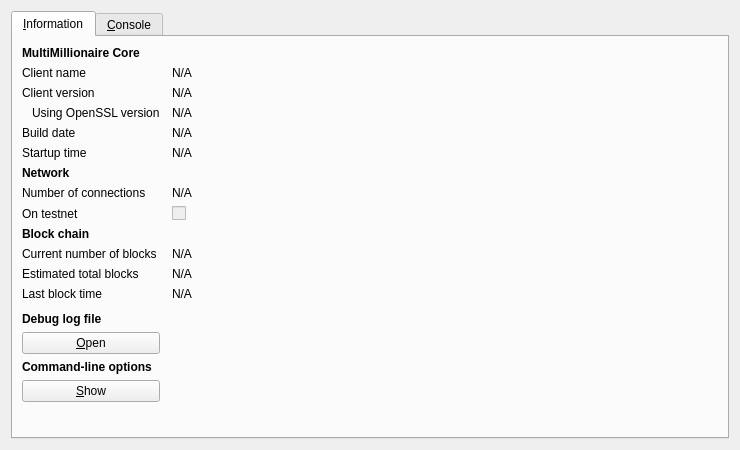
<?xml version="1.0" encoding="UTF-8"?>
<ui version="4.0">
 <class>RPCConsole</class>
 <widget class="QDialog" name="RPCConsole">
  <property name="geometry">
   <rect>
    <x>0</x>
    <y>0</y>
    <width>740</width>
    <height>450</height>
   </rect>
  </property>
  <property name="windowTitle">
   <string>MultiMillionaire - Debug window</string>
  </property>
  <layout class="QVBoxLayout" name="verticalLayout_2">
   <item>
    <widget class="QTabWidget" name="tabWidget">
     <property name="currentIndex">
      <number>0</number>
     </property>
     <widget class="QWidget" name="tab_info">
      <attribute name="title">
       <string>&amp;Information</string>
      </attribute>
      <layout class="QGridLayout" name="gridLayout" columnstretch="0,1">
       <property name="horizontalSpacing">
        <number>12</number>
       </property>
       <item row="0" column="0">
        <widget class="QLabel" name="label_9">
         <property name="font">
          <font>
           <weight>75</weight>
           <bold>true</bold>
          </font>
         </property>
         <property name="text">
          <string>MultiMillionaire Core</string>
         </property>
        </widget>
       </item>
       <item row="1" column="0">
        <widget class="QLabel" name="label_5">
         <property name="text">
          <string>Client name</string>
         </property>
        </widget>
       </item>
       <item row="1" column="1">
        <widget class="QLabel" name="clientName">
         <property name="cursor">
          <cursorShape>IBeamCursor</cursorShape>
         </property>
         <property name="text">
          <string>N/A</string>
         </property>
         <property name="textFormat">
          <enum>Qt::PlainText</enum>
         </property>
         <property name="textInteractionFlags">
          <set>Qt::LinksAccessibleByMouse|Qt::TextSelectableByKeyboard|Qt::TextSelectableByMouse</set>
         </property>
        </widget>
       </item>
       <item row="2" column="0">
        <widget class="QLabel" name="label_6">
         <property name="text">
          <string>Client version</string>
         </property>
        </widget>
       </item>
       <item row="2" column="1">
        <widget class="QLabel" name="clientVersion">
         <property name="cursor">
          <cursorShape>IBeamCursor</cursorShape>
         </property>
         <property name="text">
          <string>N/A</string>
         </property>
         <property name="textFormat">
          <enum>Qt::PlainText</enum>
         </property>
         <property name="textInteractionFlags">
          <set>Qt::LinksAccessibleByMouse|Qt::TextSelectableByKeyboard|Qt::TextSelectableByMouse</set>
         </property>
        </widget>
       </item>
       <item row="3" column="0">
        <widget class="QLabel" name="label_14">
         <property name="text">
          <string>Using OpenSSL version</string>
         </property>
         <property name="indent">
          <number>10</number>
         </property>
        </widget>
       </item>
       <item row="3" column="1">
        <widget class="QLabel" name="openSSLVersion">
         <property name="cursor">
          <cursorShape>IBeamCursor</cursorShape>
         </property>
         <property name="text">
          <string>N/A</string>
         </property>
         <property name="textFormat">
          <enum>Qt::PlainText</enum>
         </property>
         <property name="textInteractionFlags">
          <set>Qt::LinksAccessibleByMouse|Qt::TextSelectableByKeyboard|Qt::TextSelectableByMouse</set>
         </property>
        </widget>
       </item>
       <item row="4" column="0">
        <widget class="QLabel" name="label_12">
         <property name="text">
          <string>Build date</string>
         </property>
        </widget>
       </item>
       <item row="4" column="1">
        <widget class="QLabel" name="buildDate">
         <property name="cursor">
          <cursorShape>IBeamCursor</cursorShape>
         </property>
         <property name="text">
          <string>N/A</string>
         </property>
         <property name="textFormat">
          <enum>Qt::PlainText</enum>
         </property>
         <property name="textInteractionFlags">
          <set>Qt::LinksAccessibleByMouse|Qt::TextSelectableByKeyboard|Qt::TextSelectableByMouse</set>
         </property>
        </widget>
       </item>
       <item row="5" column="0">
        <widget class="QLabel" name="label_13">
         <property name="text">
          <string>Startup time</string>
         </property>
        </widget>
       </item>
       <item row="5" column="1">
        <widget class="QLabel" name="startupTime">
         <property name="cursor">
          <cursorShape>IBeamCursor</cursorShape>
         </property>
         <property name="text">
          <string>N/A</string>
         </property>
         <property name="textFormat">
          <enum>Qt::PlainText</enum>
         </property>
         <property name="textInteractionFlags">
          <set>Qt::LinksAccessibleByMouse|Qt::TextSelectableByKeyboard|Qt::TextSelectableByMouse</set>
         </property>
        </widget>
       </item>
       <item row="6" column="0">
        <widget class="QLabel" name="label_11">
         <property name="font">
          <font>
           <weight>75</weight>
           <bold>true</bold>
          </font>
         </property>
         <property name="text">
          <string>Network</string>
         </property>
        </widget>
       </item>
       <item row="7" column="0">
        <widget class="QLabel" name="label_7">
         <property name="text">
          <string>Number of connections</string>
         </property>
        </widget>
       </item>
       <item row="7" column="1">
        <widget class="QLabel" name="numberOfConnections">
         <property name="cursor">
          <cursorShape>IBeamCursor</cursorShape>
         </property>
         <property name="text">
          <string>N/A</string>
         </property>
         <property name="textFormat">
          <enum>Qt::PlainText</enum>
         </property>
         <property name="textInteractionFlags">
          <set>Qt::LinksAccessibleByMouse|Qt::TextSelectableByKeyboard|Qt::TextSelectableByMouse</set>
         </property>
        </widget>
       </item>
       <item row="8" column="0">
        <widget class="QLabel" name="label_8">
         <property name="text">
          <string>On testnet</string>
         </property>
        </widget>
       </item>
       <item row="8" column="1">
        <widget class="QCheckBox" name="isTestNet">
         <property name="enabled">
          <bool>false</bool>
         </property>
         <property name="text">
          <string/>
         </property>
        </widget>
       </item>
       <item row="9" column="0">
        <widget class="QLabel" name="label_10">
         <property name="font">
          <font>
           <weight>75</weight>
           <bold>true</bold>
          </font>
         </property>
         <property name="text">
          <string>Block chain</string>
         </property>
        </widget>
       </item>
       <item row="10" column="0">
        <widget class="QLabel" name="label_3">
         <property name="text">
          <string>Current number of blocks</string>
         </property>
        </widget>
       </item>
       <item row="10" column="1">
        <widget class="QLabel" name="numberOfBlocks">
         <property name="cursor">
          <cursorShape>IBeamCursor</cursorShape>
         </property>
         <property name="text">
          <string>N/A</string>
         </property>
         <property name="textFormat">
          <enum>Qt::PlainText</enum>
         </property>
         <property name="textInteractionFlags">
          <set>Qt::LinksAccessibleByMouse|Qt::TextSelectableByKeyboard|Qt::TextSelectableByMouse</set>
         </property>
        </widget>
       </item>
       <item row="11" column="0">
        <widget class="QLabel" name="label_4">
         <property name="text">
          <string>Estimated total blocks</string>
         </property>
        </widget>
       </item>
       <item row="11" column="1">
        <widget class="QLabel" name="totalBlocks">
         <property name="cursor">
          <cursorShape>IBeamCursor</cursorShape>
         </property>
         <property name="text">
          <string>N/A</string>
         </property>
         <property name="textFormat">
          <enum>Qt::PlainText</enum>
         </property>
         <property name="textInteractionFlags">
          <set>Qt::LinksAccessibleByMouse|Qt::TextSelectableByKeyboard|Qt::TextSelectableByMouse</set>
         </property>
        </widget>
       </item>
       <item row="12" column="0">
        <widget class="QLabel" name="label_2">
         <property name="text">
          <string>Last block time</string>
         </property>
        </widget>
       </item>
       <item row="12" column="1">
        <widget class="QLabel" name="lastBlockTime">
         <property name="cursor">
          <cursorShape>IBeamCursor</cursorShape>
         </property>
         <property name="text">
          <string>N/A</string>
         </property>
         <property name="textFormat">
          <enum>Qt::PlainText</enum>
         </property>
         <property name="textInteractionFlags">
          <set>Qt::LinksAccessibleByMouse|Qt::TextSelectableByKeyboard|Qt::TextSelectableByMouse</set>
         </property>
        </widget>
       </item>
       <item row="13" column="0">
        <spacer name="verticalSpacer_2">
         <property name="orientation">
          <enum>Qt::Vertical</enum>
         </property>
         <property name="sizeHint" stdset="0">
          <size>
           <width>20</width>
           <height>20</height>
          </size>
         </property>
        </spacer>
       </item>
       <item row="14" column="0">
        <widget class="QLabel" name="labelDebugLogfile">
         <property name="font">
          <font>
           <weight>75</weight>
           <bold>true</bold>
          </font>
         </property>
         <property name="text">
          <string>Debug log file</string>
         </property>
        </widget>
       </item>
       <item row="15" column="0">
        <widget class="QPushButton" name="openDebugLogfileButton">
         <property name="toolTip">
          <string>Open the MultiMillionaire debug log file from the current data directory. This can take a few seconds for large log files.</string>
         </property>
         <property name="text">
          <string>&amp;Open</string>
         </property>
         <property name="autoDefault">
          <bool>false</bool>
         </property>
        </widget>
       </item>
       <item row="16" column="0">
        <widget class="QLabel" name="labelCLOptions">
         <property name="font">
          <font>
           <weight>75</weight>
           <bold>true</bold>
          </font>
         </property>
         <property name="text">
          <string>Command-line options</string>
         </property>
        </widget>
       </item>
       <item row="17" column="0">
        <widget class="QPushButton" name="showCLOptionsButton">
         <property name="toolTip">
          <string>Show the MultiMillionaire-qt help message to get a list with possible MultiMillionaire command-line options.</string>
         </property>
         <property name="text">
          <string>&amp;Show</string>
         </property>
         <property name="autoDefault">
          <bool>false</bool>
         </property>
        </widget>
       </item>
       <item row="18" column="0">
        <spacer name="verticalSpacer">
         <property name="orientation">
          <enum>Qt::Vertical</enum>
         </property>
         <property name="sizeHint" stdset="0">
          <size>
           <width>20</width>
           <height>40</height>
          </size>
         </property>
        </spacer>
       </item>
      </layout>
     </widget>
     <widget class="QWidget" name="tab_console">
      <attribute name="title">
       <string>&amp;Console</string>
      </attribute>
      <layout class="QVBoxLayout" name="verticalLayout_3">
       <property name="spacing">
        <number>3</number>
       </property>
       <item>
        <widget class="QTextEdit" name="messagesWidget">
         <property name="minimumSize">
          <size>
           <width>0</width>
           <height>100</height>
          </size>
         </property>
         <property name="readOnly">
          <bool>true</bool>
         </property>
         <property name="tabKeyNavigation" stdset="0">
          <bool>false</bool>
         </property>
         <property name="columnCount" stdset="0">
          <number>2</number>
         </property>
        </widget>
       </item>
       <item>
        <layout class="QHBoxLayout" name="horizontalLayout">
         <property name="spacing">
          <number>3</number>
         </property>
         <item>
          <widget class="QLabel" name="label">
           <property name="text">
            <string notr="true">&gt;</string>
           </property>
          </widget>
         </item>
         <item>
          <widget class="QLineEdit" name="lineEdit"/>
         </item>
         <item>
          <widget class="QPushButton" name="clearButton">
           <property name="maximumSize">
            <size>
             <width>24</width>
             <height>24</height>
            </size>
           </property>
           <property name="toolTip">
            <string>Clear console</string>
           </property>
           <property name="text">
            <string/>
           </property>
           <property name="icon">
            <iconset resource="../bitcoin.qrc">
             <normaloff>:/icons/remove</normaloff>:/icons/remove</iconset>
           </property>
           <property name="shortcut">
            <string notr="true">Ctrl+L</string>
           </property>
           <property name="autoDefault">
            <bool>false</bool>
           </property>
          </widget>
         </item>
        </layout>
       </item>
      </layout>
     </widget>
    </widget>
   </item>
  </layout>
 </widget>
 <resources>
  <include location="../bitcoin.qrc"/>
 </resources>
 <connections/>
</ui>
